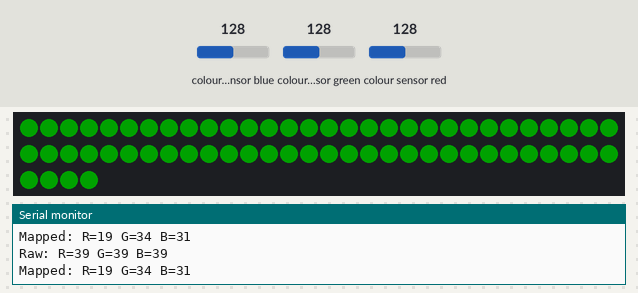
This sketch was run on a simulated Arduino Uno, built with avr-gcc and run on an emulated ATmega328P. On the bench: 64 RGB LEDs in strip order, left to right, continuing on the next row, the last lines printed to the serial monitor. Wiring (inferred from the names in the program): TCS3200 colour sensor: output pin 15; S2 pin 2; S3 pin 4; S0 pin 19; S1 pin 18. The inputs (shaded band) are chosen by the test bench; at power-on: colour sensor blue 128, colour sensor green 128, colour sensor red 128. Dim RGB values are drawn brighter than linear.

Above: at 1.2 s.
1.3 s: colour sensor blue set to 191
At 1.9 s:
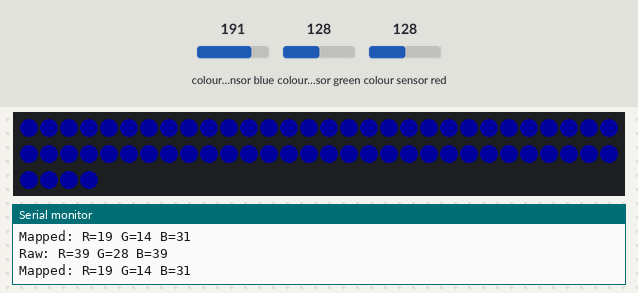
2.8 s: colour sensor green set to 5
At 3.5 s:
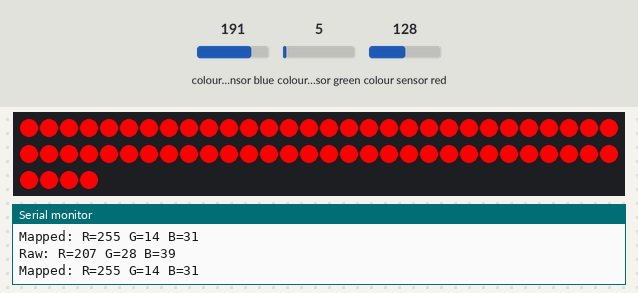
4.5 s: colour sensor green set to 64
6.2 s: colour sensor red set to 5
At 6.7 s:
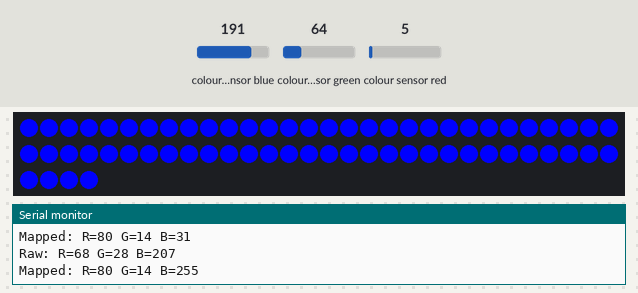
7.9 s: colour sensor red set to 128
At 9.2 s:
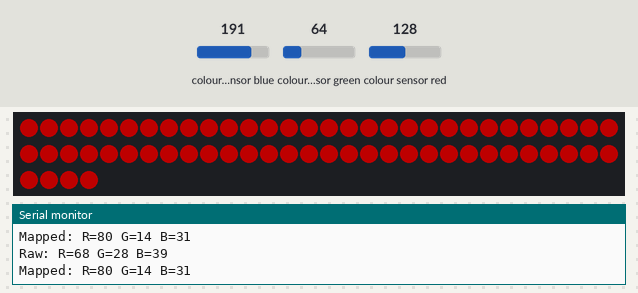
9.5 s: colour sensor green set to 191
At 11.1 s:
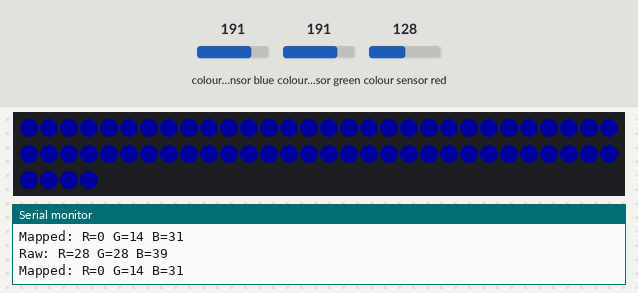
Timing chart, 0 to 12.2 s (numbered marks = the images above; inputs shaded):
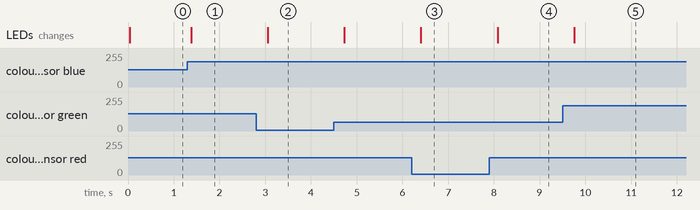

The sketch:

code.ino
```cpp
#include <Adafruit_NeoPixel.h>

// --- TCS3200 Sensor Pins ---
int S0 = 19;
int S1 = 18;
int S2 = 2;
int S3 = 4;
int OUT = 15;

// --- LED Matrix Setup ---
#define LED_PIN   5
#define NUM_LEDS  64
Adafruit_NeoPixel matrix(NUM_LEDS, LED_PIN, NEO_GRB + NEO_KHZ800);

// --- Hardcoded Calibration Values ---
int redMin = 30,   redMax = 150;
int greenMin = 20, greenMax = 160;
int blueMin = 25,  blueMax = 140;

int redRaw, greenRaw, blueRaw;
int redMapped, greenMapped, blueMapped;

void setup() {
  Serial.begin(115200);
  Serial.println("TCS3200 Color -> LED Matrix (RGB display)");

  // Sensor setup
  pinMode(S0, OUTPUT); digitalWrite(S0, HIGH);
  pinMode(S1, OUTPUT); digitalWrite(S1, HIGH);
  pinMode(S2, OUTPUT);
  pinMode(S3, OUTPUT);
  pinMode(OUT, INPUT);

  // LED matrix setup
  matrix.begin();
  matrix.clear();
  matrix.show();
}

void loop() {
  // Read raw RGB values from TCS3200
  redRaw   = readColor(HIGH, HIGH);   // Red filter
  greenRaw = readColor(LOW, HIGH);    // Green filter
  blueRaw  = readColor(LOW, LOW);     // Blue filter

  // Map raw values to 0–255 using calibration ranges
  redMapped   = map(constrain(redRaw, redMin, redMax), redMin, redMax, 0, 255);
  greenMapped = map(constrain(greenRaw, greenMin, greenMax), greenMin, greenMax, 0, 255);
  blueMapped  = map(constrain(blueRaw, blueMin, blueMax), blueMin, blueMax, 0, 255);

  // Debug output
  Serial.print("Raw: R="); Serial.print(redRaw);
  Serial.print(" G="); Serial.print(greenRaw);
  Serial.print(" B="); Serial.println(blueRaw);

  Serial.print("Mapped: R="); Serial.print(redMapped);
  Serial.print(" G="); Serial.print(greenMapped);
  Serial.print(" B="); Serial.println(blueMapped);

  // --- Enhance dominant color ---
  int maxVal = max(redMapped, max(greenMapped, blueMapped));

  if (maxVal == redMapped) {
    greenMapped = 0;
    blueMapped = 0;
  } else if (maxVal == greenMapped) {
    redMapped = 0;
    blueMapped = 0;
  } else if (maxVal == blueMapped) {
    redMapped = 0;
    greenMapped = 0;
  }

  // Set LED color using enhanced RGB values
  uint32_t colorValue = matrix.Color(redMapped, greenMapped, blueMapped);

  for (int i = 0; i < NUM_LEDS; i++) {
    matrix.setPixelColor(i, colorValue);
  }

  matrix.show();

  delay(300);  // Wait a bit before next reading
}

// Read sensor value for given filter selection
int readColor(int s2, int s3) {
  digitalWrite(S2, s2);
  digitalWrite(S3, s3);
  delay(10);
  return pulseIn(OUT, LOW, 25000);
}
```

Measured:
- after the input at 1.3 s, the LEDs: change after 0.08 s (image 1)
- after the input at 2.8 s, the LEDs: change after 0.25 s (image 2)
- after the input at 6.2 s, the LEDs: change after 0.21 s (image 3)
- after the input at 7.9 s, the LEDs: change after 0.18 s (image 4)
- after the input at 9.5 s, the LEDs: change after 0.26 s (image 5)
